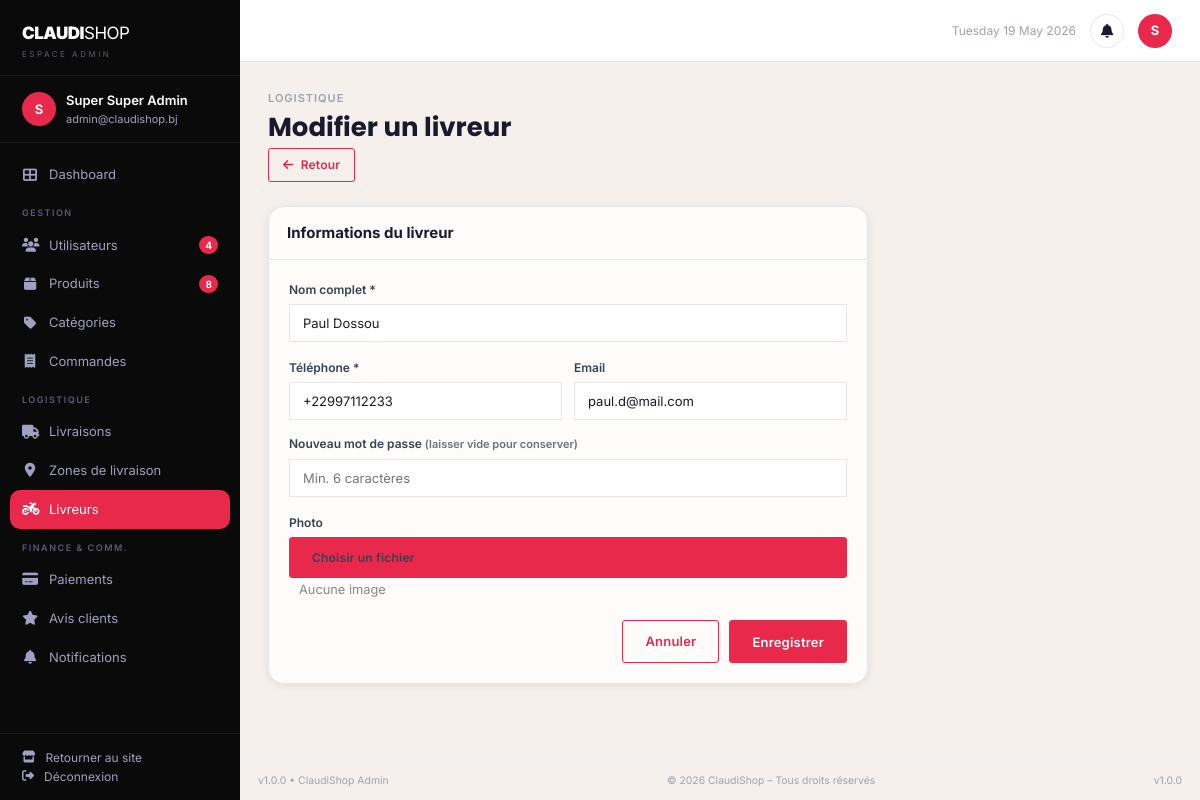
Page /admin/livreurs/modifier.php?id=1 (signed in) on the committed database.
### tables this page shows
CREATE TABLE `livreur` (
  `id`            INT UNSIGNED NOT NULL AUTO_INCREMENT,
  `nom`           VARCHAR(100) NOT NULL,
  `telephone`     VARCHAR(20) NOT NULL,
  `email`         VARCHAR(180) DEFAULT NULL UNIQUE,
  `mot_de_passe`  VARCHAR(255) NOT NULL,
  `vehicule`      VARCHAR(50) NOT NULL DEFAULT 'moto',
  `type_livraison` VARCHAR(20) NOT NULL DEFAULT 'tous',
  `statut`        VARCHAR(20) NOT NULL DEFAULT 'disponible',
  `est_actif`     TINYINT(1) NOT NULL DEFAULT 1,
  `zone_affectation` VARCHAR(255) DEFAULT NULL,
  `whatsapp`      VARCHAR(20) DEFAULT NULL,
  `fcm_token`     VARCHAR(255) DEFAULT NULL,
  `photo`         VARCHAR(255) DEFAULT NULL,
  `note`          TEXT DEFAULT NULL,
  `date_embauche` DATE DEFAULT NULL,
  `date_creation` DATETIME NOT NULL DEFAULT CURRENT_TIMESTAMP,
  `updated_at`    DATETIME NOT NULL DEFAULT CURRENT_TIMESTAMP ON UPDATE CURRENT_TIMESTAMP,
  PRIMARY KEY (`id`)
);

### config/config.php (called while the page is built, shortened)
<?php
function securiser($data) {
    return htmlspecialchars(trim($data), ENT_QUOTES, 'UTF-8');
}

### admin/livreurs/modifier.php (the view, shortened to what this page needs)
<?php
require_once __DIR__ . '/../../config/config.php';
$id = intval($_GET['id'] ?? 0);
$pdo = getPdo();
$stmt = $pdo->prepare("SELECT * FROM livreur WHERE id = ?");
$stmt->execute([$id]);
$livreur = $stmt->fetch();
require_once __DIR__ . '/../../includes/header.php';
?>
<div class="dashboard-layout">
<?php require_once __DIR__ . '/../../includes/admin_sidebar.php'; ?>
<div class="dash-main">
<?php require_once __DIR__ . '/../../includes/admin_topbar.php'; ?>
<div class="dash-content">
    <div class="dash-page-header">
        <div class="dash-page-label">Logistique</div>
        <h1 class="dash-page-title">Modifier un livreur</h1>
        <div class="flex gap-2" style="margin-top:4px;">
            <a href="<?= BASE_URL ?>/admin/livreurs.php" class="btn btn-outline-dark btn-sm"><i class="fas fa-arrow-left"></i> Retour</a>
        </div>
    </div>
    <div class="table-card" style="max-width:600px;">
        <div class="table-card-header"><span class="table-card-title">Informations du livreur</span></div>
        <div style="padding:20px;">
            <form method="POST" enctype="multipart/form-data">
                <div class="form-group"><label>Nom complet *</label><input type="text" name="nom" class="form-control" value="<?= securiser($livreur['nom']) ?>" required></div>
                <div class="grid-2" style="gap:12px;margin-top:14px;">
                    <div class="form-group" style="margin-bottom:0;"><label>Téléphone *</label><input type="tel" name="telephone" class="form-control" value="<?= securiser($livreur['telephone']) ?>" required></div>
                    <div class="form-group" style="margin-bottom:0;"><label>Email</label><input type="email" name="email" class="form-control" value="<?= securiser($livreur['email'] ?? '') ?>"></div>
                </div>
                <div class="form-group" style="margin-top:14px;">
                    <label>Nouveau mot de passe <span class="text-xs text-muted">(laisser vide pour conserver)</span></label>
                    <input type="password" name="mot_de_passe" class="form-control" placeholder="Min. 6 caractères" minlength="6">
                </div>
                <div class="form-group" style="margin-top:14px;">
                    <label>Photo</label>
                    <div>
                        <label for="photoLivreurModifInput" class="btn btn-dark" style="cursor:pointer;margin-bottom:0;">Choisir un fichier</label>
                        <span id="photoLivreurModifFileName" style="margin-left:10px;font-size:.8rem;color:#888;"><?= $livreur['photo'] ? basename($livreur['photo']) : 'Aucune image' ?></span>
                    </div>
                </div>
                <div style="display:flex;gap:10px;justify-content:flex-end;margin-top:20px;">
                    <a href="<?= BASE_URL ?>/admin/livreurs.php" class="btn btn-outline-dark">Annuler</a>
                    <button type="submit" class="btn btn-dark">Enregistrer</button>
                </div>
            </form>
        </div>
    </div>
</div>
<div class="dash-footer"><span>v1.0.0 &bull; ClaudiShop Admin</span><span>&copy; <?= date('Y') ?> ClaudiShop &ndash; Tous droits réservés</span><span>v1.0.0</span></div>
</div>
</div>
</body></html>

### rows in the picture
livreur: nom "Paul Dossou", telephone "+22997112233", email "paul.d@mail.com"

### other values in the picture
$userInitialAdmin "S"
$adminName "Super Super Admin"
$adminEmail "admin@claudishop.bj"
$_nbUsers "4"
$_nbProduits "8"
$userInitialAdmin2 "S"
